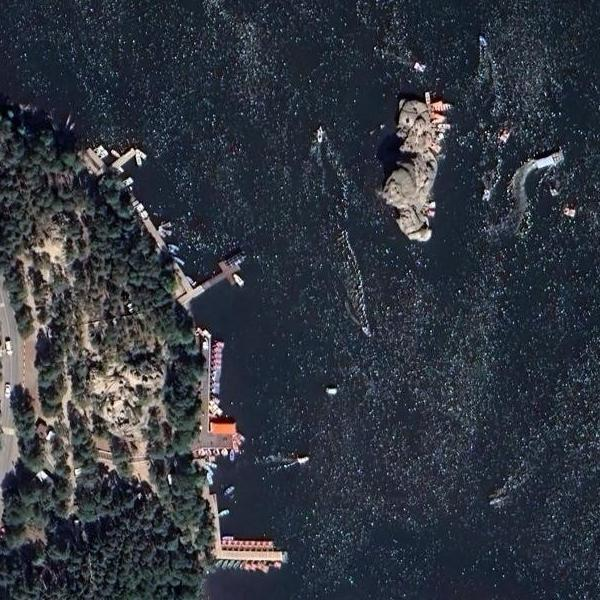
#> input picture zhumbaktas_center.jpg, 600 x 600 px
$ python make_evidence.py
#> lines starting #> are read from the running program, lines starting #| are printed output that depends on the picture
import json, sys
from PIL import Image, ImageDraw, ImageFont

im = Image.open('zhumbaktas_center.jpg').convert('RGB')
#> im is the input picture: PIL image 600x600 RGB; mean R, G, B 49.6, 54.7, 63.9
draw = ImageDraw.Draw(im)

# Viewpoint: x=180, y=390
# Zhumbaktas: x=415, y=170
vp_x, vp_y = 180, 390
rock_x, rock_y = 415, 170

# Draw sight line
draw.line([(vp_x, vp_y), (rock_x, rock_y)], fill=(255, 50, 50), width=3)

# Draw circle for viewpoint
draw.ellipse([vp_x-8, vp_y-8, vp_x+8, vp_y+8], fill=(0, 150, 255), outline=(255, 255, 255), width=2)

# Draw circle for rock
draw.ellipse([rock_x-8, rock_y-8, rock_x+8, rock_y+8], fill=(255, 200, 0), outline=(0, 0, 0), width=2)

im.save('zhumbaktas_evidence.jpg')
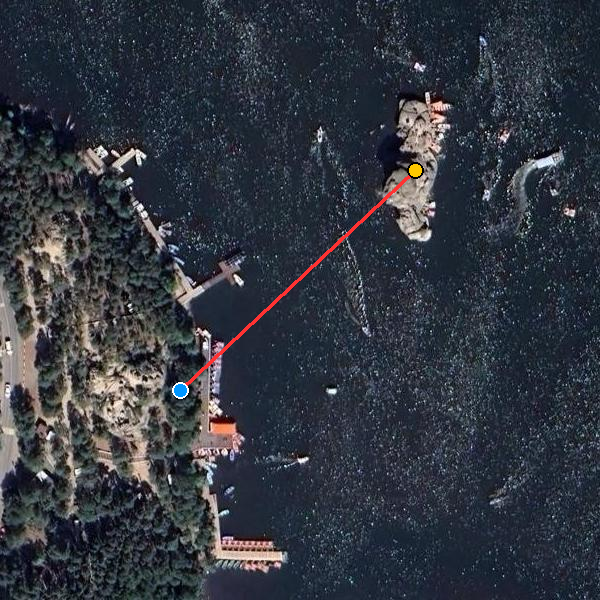
#> saved as zhumbaktas_evidence.jpg: PIL image 600x600 RGB; mean R, G, B 50.2, 54.8, 63.9
print("Evidence saved.")

$ run again, with crop_candidate.jpg copied over zhumbaktas_center.jpg
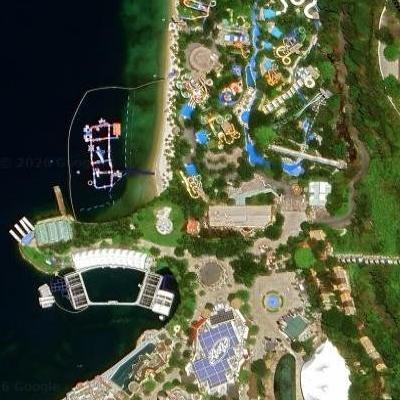
#> input picture crop_candidate.jpg, 400 x 400 px
#> im is the input picture: PIL image 400x400 RGB; mean R, G, B 84.9, 92.7, 67.3
#> `im.save('zhumbaktas_evidence.jpg')`:
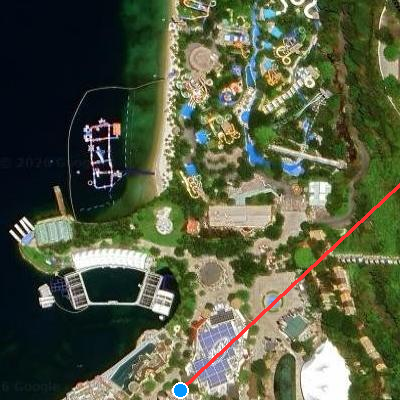
#> saved as zhumbaktas_evidence.jpg: PIL image 400x400 RGB; mean R, G, B 85.6, 92.2, 67.2
